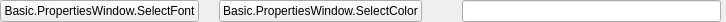
<?xml version="1.0" encoding="UTF-8"?>
<ui version="4.0">
 <class>TextSourceToolbar</class>
 <widget class="QWidget" name="TextSourceToolbar">
  <property name="geometry">
   <rect>
    <x>0</x>
    <y>0</y>
    <width>726</width>
    <height>22</height>
   </rect>
  </property>
  <property name="sizePolicy">
   <sizepolicy hsizetype="Preferred" vsizetype="Preferred">
    <horstretch>0</horstretch>
    <verstretch>0</verstretch>
   </sizepolicy>
  </property>
  <property name="minimumSize">
   <size>
    <width>0</width>
    <height>22</height>
   </size>
  </property>
  <property name="windowTitle">
   <string notr="true">Form</string>
  </property>
  <layout class="QHBoxLayout" name="horizontalLayout" stretch="0,0,0,1">
   <property name="spacing">
    <number>20</number>
   </property>
   <property name="leftMargin">
    <number>0</number>
   </property>
   <property name="topMargin">
    <number>0</number>
   </property>
   <property name="rightMargin">
    <number>5</number>
   </property>
   <property name="bottomMargin">
    <number>0</number>
   </property>
   <item>
    <widget class="QPushButton" name="selectFont">
     <property name="minimumSize">
      <size>
       <width>0</width>
       <height>22</height>
      </size>
     </property>
     <property name="text">
      <string>Basic.PropertiesWindow.SelectFont</string>
     </property>
    </widget>
   </item>
   <item>
    <widget class="QPushButton" name="selectColor">
     <property name="minimumSize">
      <size>
       <width>0</width>
       <height>22</height>
      </size>
     </property>
     <property name="text">
      <string>Basic.PropertiesWindow.SelectColor</string>
     </property>
    </widget>
   </item>
   <item>
    <widget class="QFrame" name="emptySpace">
     <property name="sizePolicy">
      <sizepolicy hsizetype="Expanding" vsizetype="Preferred">
       <horstretch>0</horstretch>
       <verstretch>0</verstretch>
      </sizepolicy>
     </property>
    </widget>
   </item>
   <item>
    <widget class="QLineEdit" name="text">
     <property name="minimumSize">
      <size>
       <width>0</width>
       <height>22</height>
      </size>
     </property>
    </widget>
   </item>
  </layout>
 </widget>
 <resources/>
 <connections/>
</ui>
